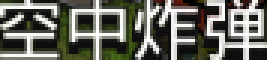
#> input picture templates/names/airbomb.png, 89 x 20 px (shown 3 times larger)
$ python -i menu.py   (imports and definitions only)
#> lines starting #> are read from the running program, lines starting #| are printed output that depends on the picture
### cocbot/config.py
"""配置：读写 config.json（在控制面板的"设置"页改），没设置的项用默认值。"""
import json
import os
import string
import sys
from contextlib import contextmanager
from pathlib import Path

APP_NAME = "部落冲突挂机"                # 打包后 exe 的名字
FROZEN = getattr(sys, "frozen", False)   # 打包成 exe 运行时为 True
BASE = Path(sys.executable).parent if FROZEN else Path(__file__).resolve().parent.parent  # 模板、设置、日志都放这里（源码版是项目根目录）
TEMPLATES = BASE / "templates"
CONFIG_FILE = BASE / "config.json"
NO_WINDOW = getattr(__import__("subprocess"), "CREATE_NO_WINDOW", 0)  # 调 adb 时不弹黑框

DEFAULTS = {
    "adb": "",                 # 雷电的 adb.exe；空着就自动查找
    "device": "",              # 模拟器编号，如 emulator-5556；空着就用在线的那台
    "attack": True,            # 是否自动进攻
    "townhall_first": True,    # 大本营优先
    "loop_min": 20,            # 每轮间隔秒数（随机）
    "loop_max": 60,
    "max_not_home": 3,         # 连续几轮不在主界面就重启游戏
    "min_gold": 40000,         # 金币没满时，对手金币达到这个数就打
    "min_elixir": 40000,       # 圣水没满时，对手圣水达到这个数就打（两种都不够就换下一个）
    "min_dark_elixir": 250,    # 重油没满时，对手重油达到这个数就打
    "max_skips": 20,           # 最多换几个对手（换一次只花几十到一两百金币，比打穷对手划算）
    "groups": 3,               # 兵分几个方向下
    "upgrade_rule": "cheap",   # 升级规则：cheap＝均衡（先升最便宜的，也就是等级最低的）；priority＝按优先级列表
    "priority": [],            # 升级优先级（建筑代号，见 BUILDINGS）；空着用 DEFAULT_PRIORITY
    "walls_only_when_full": True,  # 城墙只在金币存满时才升
    "keep_builders": 0,        # 留几个工人不用（给玩家自己手动升级，比如升城墙）
    "research": True,
    "practice": True,          # 仓库满了时去单人模式练兵（打下一关，比较几种下兵打法）          # 实验室自动研究（先研究最便宜的，也就是等级最低的兵种）
    "multiplayer_practice": True,  # 满仓时限量进行普通多人练兵
    "builder_base": True,       # 建筑大师基地收资源、支持的部队进攻（每小时最多一次）
    "close_action": "ask",     # 点控制面板的 ✕：ask＝每次问；tray＝退到后台；quit＝停止挂机并关闭
    "appearance": "system",    # 控制面板配色：system＝跟随系统；light＝浅色；dark＝深色
    "pushplus_enabled": False,
    "pushplus_token": "",
}
UPGRADE_RULES = {"cheap": "均衡：先升最便宜的（等级低的建筑先升）", "priority": "按下面的优先级列表"}

# 工人菜单里的建筑：代号 → 名字。代号对应 templates/names/代号.png（菜单里的名字截图）
BUILDINGS = {
    "goldsto": "储金罐", "esto": "圣水瓶",
    "barracks": "兵营", "camp": "训练营", "lab": "实验室", "spell": "法术工厂",
    "mortar": "迫击炮", "wizard": "法师塔", "airdef": "防空火箭", "archer": "箭塔", "cannon": "加农炮",
    "tesla": "特斯拉电磁塔", "airsweeper": "空气炮",
    "bomb": "隐形炸弹", "spring": "隐形弹簧", "giantbomb": "巨型炸弹", "airbomb": "空中炸弹", "airmine": "搜空地雷",
    "mine": "金矿", "ecol": "圣水收集器", "darkdrill": "暗黑重油钻井", "darksto": "暗黑重油罐",
    "cc": "部落城堡", "herohall": "英雄殿堂", "king": "野蛮人之王",
    "other": "其他（认不出名字的建筑）",
    "wall": "城墙",
}
DEFAULT_PRIORITY = list(BUILDINGS)
# 造新建筑时最后才造的资源建筑（用户要求：升本后先把防御建筑造齐，再造资源建筑）
RESOURCE = {"goldsto", "esto", "mine", "ecol", "darkdrill", "darksto"}
NEVER_UPGRADE = {"boat", "hut", "townhall"}  # 帆船（会去建筑大师基地）、建筑工人小屋（要宝石）；大本营单独处理（"大本营优先"）


# [4 lines left out: function priority, not called in this run]


def load():
    cfg = dict(DEFAULTS)
    try:
        cfg.update(json.loads(CONFIG_FILE.read_text(encoding="utf-8")))
    except (OSError, ValueError):
        pass
    return cfg


def save(cfg):
    CONFIG_FILE.write_text(json.dumps(cfg, ensure_ascii=False, indent=2), encoding="utf-8")


# [28 lines left out: functions _registry_dirs, find_adb, not called in this run]


# 放在用户目录里，源码版和打包版共用，两边不会同时挂机
PID_FILE = Path(os.environ.get("LOCALAPPDATA") or BASE) / "coc-bot" / "bot.pid"
PID_FILE.parent.mkdir(parents=True, exist_ok=True)


# [58 lines left out: functions bot_lock, _pid_alive, running_pid, not called in this run]


def imread(path, flags=None):
    """cv2.imread 读不了带中文的路径，改用 numpy 读文件再解码。"""
    import cv2
    import numpy as np
    data = np.fromfile(str(path), np.uint8)
    return cv2.imdecode(data, cv2.IMREAD_COLOR if flags is None else flags) if data.size else None


# [9 lines left out: function save_debug, not called in this run]


def adb_path(cfg=None):
    p = (cfg or load())["adb"]
    return p if p and os.path.isfile(p) else find_adb()


CFG = load()

### cocbot/menu.py
"""读"建筑和英雄"侧栏：每一行是什么建筑、是不是"新"建筑、用什么资源付、买不买得起。

新版本游戏（2026-10 更新）没有顶部工人菜单了，改成右下角"建造"按钮划出的右侧侧栏，
面板从 x≈1163 拉到右边缘。每一行两行字：上面是建筑名字（靠左），下面是价格（贴着右下角），
价格右边还有一个资源图标。行高跟着名字长短变（有的行多一行小字），所以按名字的白字行找，
价格和资源图标都相对名字那一行定位。
"""
import cv2
import numpy as np

from .config import TEMPLATES, imread
from .scout import read_number

SIDEBAR_X = (1163, 1597)      # 侧栏面板的 x 范围
NAME_X = (1220, 1400)         # 名字那一列
NAME_Y = (60, 795)            # 面板里能找到的行（上面是标题和进度条，下面被底部按钮挡）
PRICE_X = (1390, 1568)        # 价格数字区（右对齐，实际数字从哪开始不固定）
ICON_X = (1570, 1596)         # 每行价格右边的资源图标
NEW_X = (1228, 1276)          # 名字下面那个绿色"新"字（和名字左对齐）
CLICK_X = 1280                # 点某一行的横坐标（名字左边一点，避开价格）
NAME_MATCH = 0.75


def _white(img):
    hsv = cv2.cvtColor(img, cv2.COLOR_BGR2HSV)
    return ((hsv[..., 1] < 60) & (hsv[..., 2] > 200)).astype(np.float32)


def _title_text(img):
    """名字行的文字：普通行是白字，"新"建筑那一行是绿字。分组标题（建议升级/其他升级）也算进来，
    它们没有价格和图标，后面自然会被当成不可升级的行。"""
    hsv = cv2.cvtColor(img, cv2.COLOR_BGR2HSV)
    h, s, v = hsv[..., 0], hsv[..., 1], hsv[..., 2]
    white = (s < 60) & (v > 200)
    green = (h >= 35) & (h <= 85) & (s > 100) & (v > 150)
    return (white | green).astype(np.float32)


# [1 line not run here, left out]


def _count(hsv, h0, h1, s=120, v=150):
    h = hsv[..., 0]
    return int(((h >= h0) & (h <= h1) & (hsv[..., 1] > s) & (hsv[..., 2] > v)).sum())


def _name_of(mask):
    """名字那一块（白字二值图）最像哪个模板，认不出返回 None。"""
    best, key = NAME_MATCH, None
    for k, t in _NAMES.items():
        if t.shape[0] > mask.shape[0] or t.shape[1] > mask.shape[1]:
            continue
        v = float(cv2.matchTemplate(mask, t, cv2.TM_CCOEFF_NORMED).max())
        if v > best:
            best, key = v, k
    return "king" if key == "king_sidebar" else key


def _cursor(icon):
    """价格右边那个资源图标 → gold / elixir / dark / gem / None。
    图标不大、边上还混着侧栏的棕色背景，所以按颜色分块数像素，不靠单个像素。
    圣水和暗黑重油都是紫色，靠亮度分：圣水亮紫（v>200），暗黑深紫（v<140）。"""
    h, s, v = icon[..., 0], icon[..., 1], icon[..., 2]
    kinds = {
        "gold": ((h >= 16) & (h <= 35) & (s > 150) & (v > 180)),
        "gem": ((h >= 36) & (h <= 80) & (s > 120) & (v > 170)),
        "elixir": ((h >= 130) & (h <= 175) & (s > 150) & (v > 200)),
        "dark": ((h >= 120) & (h <= 175) & (s > 50) & (v >= 30) & (v <= 140)),
    }
    counts = {k: int(m.sum()) for k, m in kinds.items()}
    best = max(counts, key=counts.get)
    return best if counts[best] >= 8 else None


def read_rows(img):
    """当前看得到的每一行：dict(y, key, new, cur, red, price)。
    y：名字那一行的中心（点行用 y+10，价格在它下面）；
    key：建筑（templates/names 里的文件名），认不出是 None；
    new：绿色"新"字（要摆放的新建筑）；
    cur："gold" / "elixir" / "dark" / "gem" / None（免费、升级中的倒计时等）；
    red：价格是红字（资源不够）；
    price：价格数字（红字、免费、倒计时读不出来，是 None）。"""
    x0, x1 = NAME_X
    y0, y1 = NAME_Y
    lines = _title_text(img[y0:y1, x0:x1]).sum(1) > 2
    rows, y = [], 0
    while y < len(lines):
        if not lines[y]:
            y += 1
            continue
        top = y
        while y < len(lines) and lines[y]:
            y += 1
        if y - top < 8 or top < 3 or y > len(lines) - 3:  # 太矮不是字；贴着边的行只露出一半
            continue
        a, b = y0 + top, y0 + y
        yc = (a + b) // 2
        # 绿色"新"字标签挂在名字下面一行，不在名字那一行的正中间
        hsv_new = cv2.cvtColor(img[yc + 2:yc + 42, NEW_X[0]:NEW_X[1]], cv2.COLOR_BGR2HSV)
        new = _count(hsv_new, 35, 85, 120, 150) > 120
        key = _name_of(_white(img[yc - 14:yc + 14, x0:x1]))
        cost = cv2.cvtColor(img[yc + 6:yc + 34, PRICE_X[0]:PRICE_X[1]], cv2.COLOR_BGR2HSV)
        red = _count(cost, 0, 8, 120, 150) + _count(cost, 172, 180, 120, 150) > 30
        icon = cv2.cvtColor(img[yc + 10:yc + 34, ICON_X[0]:ICON_X[1]], cv2.COLOR_BGR2HSV)
        cur = _cursor(icon) if icon.size else None
        price = read_number(img[yc + 4:yc + 36, PRICE_X[0]:PRICE_X[1]]) if cur in ("gold", "elixir", "dark") and not red else None
        # 分组标题、"新"字标签、顶上的训练营进度条、大本营下面的提示语都没有价格，不当成可点的行
        if price is None and not red and cur != "gem":
            continue
        rows.append({"y": yc, "key": key, "new": new, "cur": cur, "red": red, "price": price})
    return rows

>>> import cv2
>>> picture = cv2.imread('../templates/names/airbomb.png', cv2.IMREAD_GRAYSCALE)
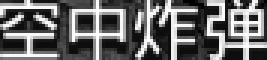
#> picture: shape (20, 89) (shown 3 times larger); min 0, max 255, mean 103.2
#> (the run stopped early here; a loop or call above may not have finished)

$ run again, on templates/names/archer.png
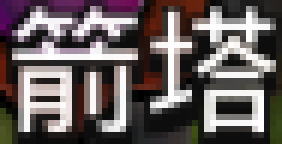
#> input picture templates/names/archer.png, 47 x 24 px (shown 6 times larger)
#> `picture = cv2.imread('../templates/names/airbomb.png', cv2.IMREAD_GRAY..`:
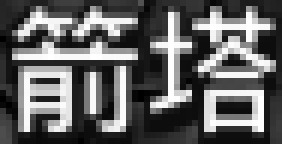
#> picture: shape (24, 47) (shown 6 times larger); min 0, max 255, mean 97.3

$ run again, on templates/names/barracks.png
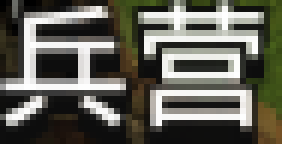
#> input picture templates/names/barracks.png, 47 x 24 px (shown 6 times larger)
#> `picture = cv2.imread('../templates/names/airbomb.png', cv2.IMREAD_GRAY..`:
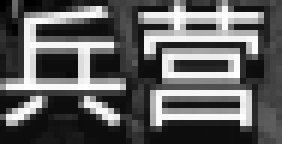
#> picture: shape (24, 47) (shown 6 times larger); min 0, max 255, mean 95.3

$ run again, on templates/names/boat.png
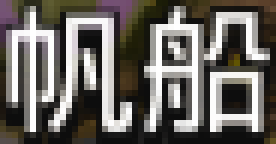
#> input picture templates/names/boat.png, 46 x 24 px (shown 6 times larger)
#> `picture = cv2.imread('../templates/names/airbomb.png', cv2.IMREAD_GRAY..`:
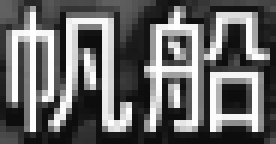
#> picture: shape (24, 46) (shown 6 times larger); min 12, max 255, mean 103.5
